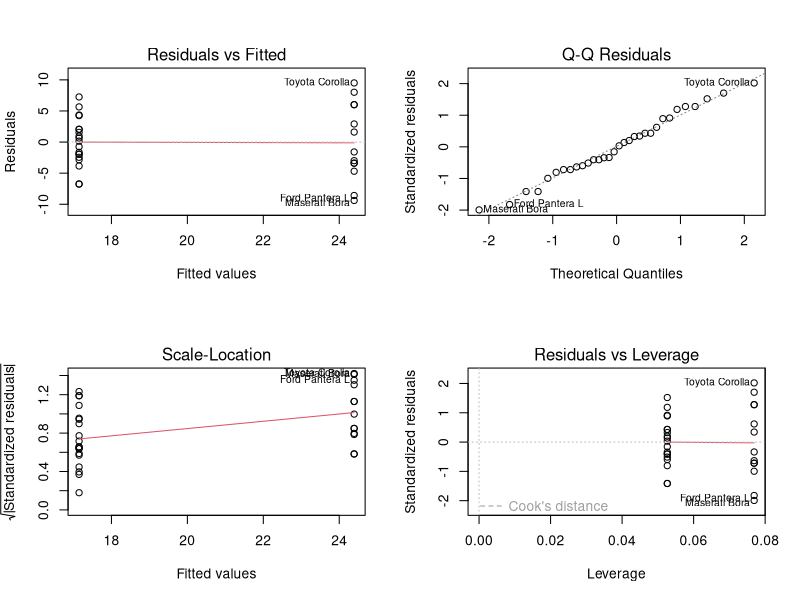
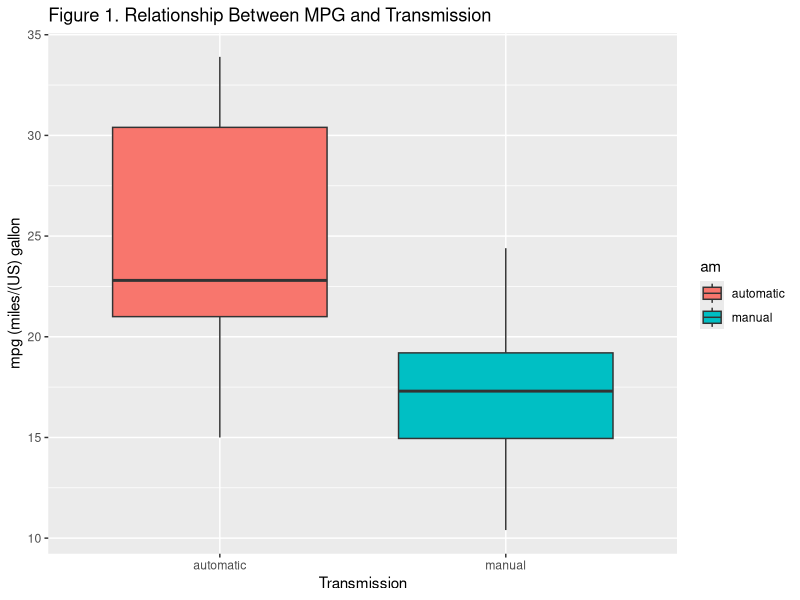

R code for these plots, in order:
## ---- chunk 1
knitr::opts_chunk$set(echo = FALSE)
## ---- chunk 2
mtcars1 <- mtcars
mtcars1$am <- ifelse(mtcars$am == 1, "automatic", "manual")
# fitting lm
trs <- lm(mpg ~ factor(am), data =mtcars1)
t.am <- t.test(mpg ~ factor(am), data = mtcars1, alternative = "greater", var.equal = TRUE)
## ---- chunk 3
par(mfrow = c(2, 2))
plot(trs)
mean(trs$residuals)
## ---- chunk 4
str(mtcars)
library(ggplot2)
mtcars1 <- mtcars
mtcars1$am <- ifelse(mtcars$am == 1, "automatic", "manual")
# plotting
ggplot(mtcars1, aes(am, mpg, fill = am)) +
        geom_boxplot() +
        xlab("Transmission") +
        ylab("mpg (miles/(US) gallon") +
        ggtitle("Figure 1. Relationship Between MPG and Transmission")
# fitting lm
trs <- lm(mpg ~ factor(am), data =mtcars1)
summary(trs)
# t-test
t.test(mpg ~ factor(am), data = mtcars1, alternative = "greater")
